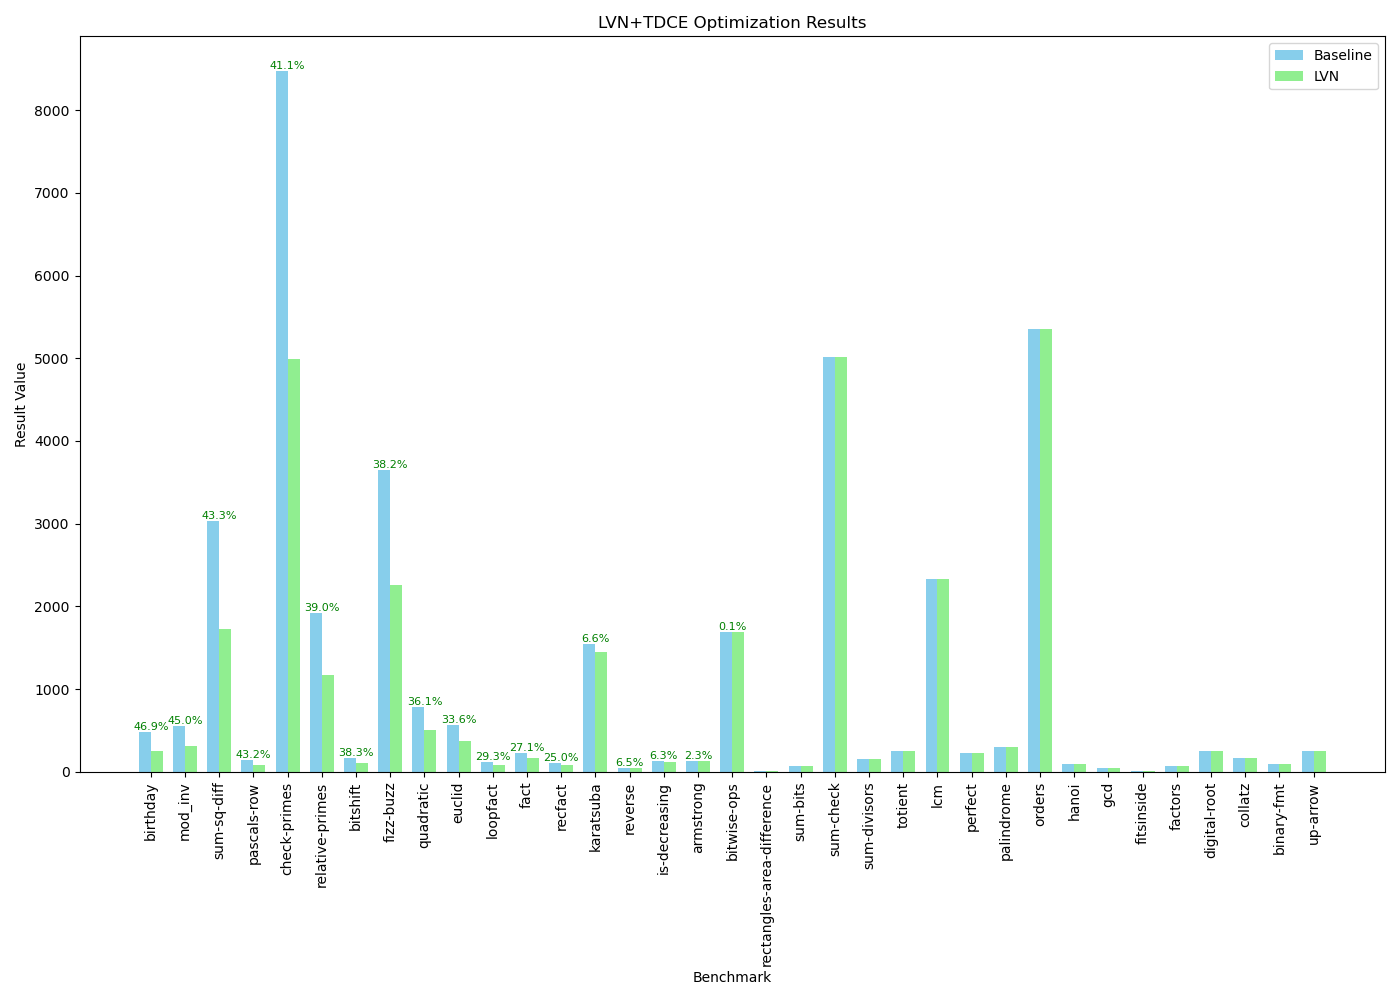

Python code for this plot:
import pandas as pd
import matplotlib.pyplot as plt
import numpy as np

# This is the CSV data as a string (replace with file reading if needed)
csv_data = """benchmark,run,result
quadratic,baseline,785
quadratic,lvn,502
primes-between,baseline,574100
primes-between,lvn,571439
birthday,baseline,484
birthday,lvn,257
orders,baseline,5352
orders,lvn,5352
sum-check,baseline,5018
sum-check,lvn,5018
palindrome,baseline,298
palindrome,lvn,298
totient,baseline,253
totient,lvn,253
relative-primes,baseline,1923
relative-primes,lvn,1173
hanoi,baseline,99
hanoi,lvn,99
is-decreasing,baseline,127
is-decreasing,lvn,119
check-primes,baseline,8468
check-primes,lvn,4985
sum-sq-diff,baseline,3038
sum-sq-diff,lvn,1724
fitsinside,baseline,10
fitsinside,lvn,10
fact,baseline,229
fact,lvn,167
loopfact,baseline,116
loopfact,lvn,82
recfact,baseline,104
recfact,lvn,78
factors,baseline,72
factors,lvn,72
perfect,baseline,232
perfect,lvn,232
bitshift,baseline,167
bitshift,lvn,103
digital-root,baseline,247
digital-root,lvn,247
up-arrow,baseline,252
up-arrow,lvn,252
sum-divisors,baseline,159
sum-divisors,lvn,159
ackermann,baseline,1464231
ackermann,lvn,1464231
pythagorean_triple,baseline,61518
pythagorean_triple,lvn,61518
euclid,baseline,563
euclid,lvn,374
binary-fmt,baseline,100
binary-fmt,lvn,100
lcm,baseline,2326
lcm,lvn,2326
gcd,baseline,46
gcd,lvn,46
catalan,baseline,659378
catalan,lvn,659378
armstrong,baseline,133
armstrong,lvn,130
pascals-row,baseline,146
pascals-row,lvn,83
collatz,baseline,169
collatz,lvn,169
sum-bits,baseline,73
sum-bits,lvn,73
rectangles-area-difference,baseline,14
rectangles-area-difference,lvn,14
mod_inv,baseline,558
mod_inv,lvn,307
karatsuba,baseline,1548
karatsuba,lvn,1446
reverse,baseline,46
reverse,lvn,43
fizz-buzz,baseline,3652
fizz-buzz,lvn,2257
bitwise-ops,baseline,1690
bitwise-ops,lvn,1689"""

# Parse the CSV data
import io
df = pd.read_csv(io.StringIO(csv_data))

# Reshape the data for easier plotting
pivot_df = df.pivot(index='benchmark', columns='run', values='result')

# Calculate improvement percentage
pivot_df['improvement'] = (pivot_df['baseline'] - pivot_df['lvn']) / pivot_df['baseline'] * 100

# Sort by improvement percentage
pivot_df = pivot_df.sort_values('improvement', ascending=False)

# Filter out benchmarks with very large values to keep the plot readable
# and focus on benchmarks with noticeable differences
small_benchmarks = pivot_df[pivot_df['baseline'] < 10000].copy()

# Create the plot
plt.figure(figsize=(14, 10))

# Set up bar positions
benchmarks = small_benchmarks.index
x = np.arange(len(benchmarks))
width = 0.35

# Create bars
baseline_bars = plt.bar(x - width/2, small_benchmarks['baseline'], width, label='Baseline', color='skyblue')
lvn_bars = plt.bar(x + width/2, small_benchmarks['lvn'], width, label='LVN', color='lightgreen')

# Customize the plot
plt.xlabel('Benchmark')
plt.ylabel('Result Value')
plt.title('LVN+TDCE Optimization Results')
plt.xticks(x, benchmarks, rotation=90)
plt.legend()

# Add percentage improvement as text above bars
for i, benchmark in enumerate(benchmarks):
    improvement = small_benchmarks.loc[benchmark, 'improvement']
    if improvement > 0:  # Only show text for actual improvements
        plt.text(i, small_benchmarks.loc[benchmark, 'baseline'], 
                 f'{improvement:.1f}%', 
                 ha='center', va='bottom', rotation=0,
                 fontsize=8, color='green')

plt.tight_layout()

# Create a second plot for improvement percentages
plt.figure(figsize=(14, 8))
improved = pivot_df[pivot_df['improvement'] > 0].copy()
plt.bar(improved.index, improved['improvement'], color='green')
plt.xlabel('Benchmark')
plt.ylabel('Improvement Percentage (%)')
plt.title('LVN Optimization Improvement Percentage')
plt.xticks(rotation=90)
plt.grid(axis='y', linestyle='--', alpha=0.7)
plt.tight_layout()

# Save the plots
plt.savefig('lvn_comparison.png')
plt.savefig('lvn_improvement.png')

print("Plots saved as 'lvn_comparison.png' and 'lvn_improvement.png'")
plt.show()
